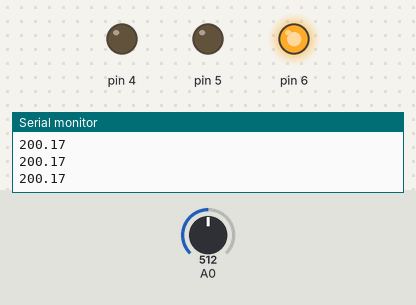
The sketch below on a simulated Arduino Uno, built with avr-gcc and run on an emulated ATmega328P. Shown: output pins drawn as LEDs (lit = HIGH), the last lines printed to the serial monitor. The inputs (shaded band) are chosen by the test bench; at power-on: A0 = 512.

Above: at 1.2 s.
1.3 s: A0 set to 213
2.8 s: A0 set to 182
At 4.0 s:
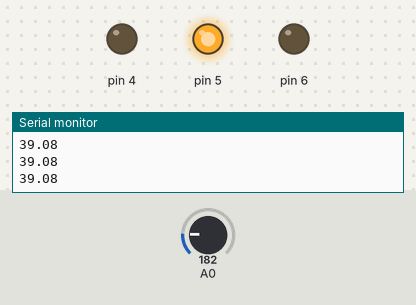
4.3 s: A0 set to 122
At 5.1 s:
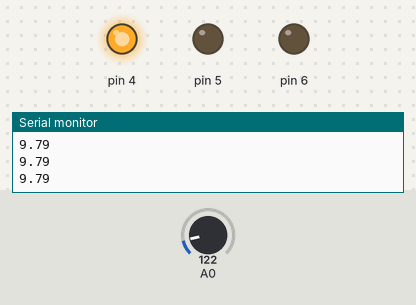
5.8 s: A0 set to 306
At 6.4 s:
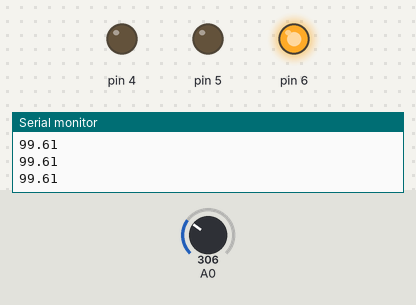
7.3 s: A0 set to 35
At 8.5 s:
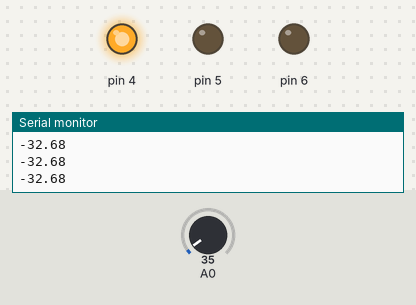
Timing chart, 0 to 9.8 s (numbered marks = the images above; inputs shaded):
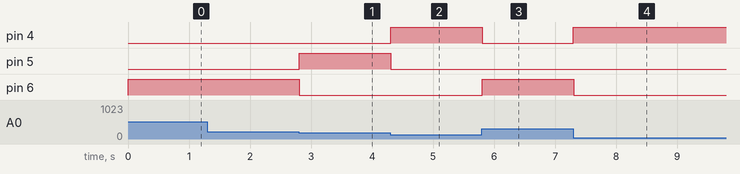

The sketch:

Temperature_Monitoring_System.ino
```cpp
// C++ code
//
void setup()
{
  pinMode(A0, INPUT);
  Serial.begin(9600);
  pinMode(5, OUTPUT);
  pinMode(4, OUTPUT);
  pinMode(6, OUTPUT);
}

void loop()
{
  Serial.println((-40 + 0.488155 * (analogRead(A0) - 20)));
  if ((-40 + 0.488155 * (analogRead(A0) - 20)) > 34 && (-40 + 0.488155 * (analogRead(A0) - 20)) < 45) {
    digitalWrite(5, HIGH);
  } else {
    digitalWrite(5, LOW);
  }
  if ((-40 + 0.488155 * (analogRead(A0) - 20)) < 34) {
    digitalWrite(4, HIGH);
  } else {
    digitalWrite(4, LOW);
  }
  if ((-40 + 0.488155 * (analogRead(A0) - 20)) > 45) {
    digitalWrite(6, HIGH);
  } else {
    digitalWrite(6, LOW);
  }
  delay(10);
}
```

Measured:
- the behaviour switches between 195 and 194 on A0 (found by bisection; images 0 and 1)
- after the input at 2.8 s, pin 5: LOW → HIGH at once; pin 6: HIGH → LOW at once
- after the input at 4.3 s, pin 4: LOW → HIGH at once; pin 5: HIGH → LOW at once
- after the input at 5.8 s, pin 4: HIGH → LOW at once; pin 6: LOW → HIGH at once
- after the input at 7.3 s, pin 4: LOW → HIGH at once; pin 6: HIGH → LOW at once
